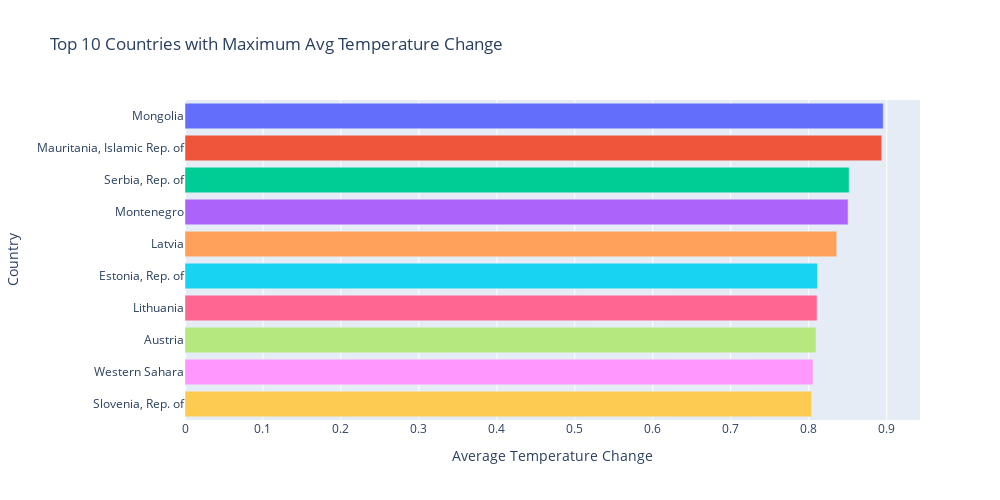

Notebook source saved alongside this figure:
### Code cell
fig = px.bar(top_countries_max, x='Temperature_Change', y='Country', color='Country',
             labels={'Temperature_Change': 'Average Temperature Change', 'Country': 'Country'},
             title='Top 10 Countries with Maximum Avg Temperature Change')
fig.update_layout(showlegend=False,
                  width=1000,height=500)
fig.show()

### Figure 1 — Plotly figure (JSON) as saved in the notebook; plotly's stock layout.template omitted (floating-point values rounded to 4 significant figures)
{"data": [{"alignmentgroup": "True", "hovertemplate": "Country=%{y}<br>Average Temperature Change=%{x}<extra></extra>", "legendgroup": "Mongolia", "marker": {"color": "#636efa", "pattern": {"shape": ""}}, "name": "Mongolia", "offsetgroup": "Mongolia", "orientation": "h", "showlegend": true, "textposition": "auto", "type": "bar", "x": [0.8956], "xaxis": "x", "y": ["Mongolia"], "yaxis": "y"}, {"alignmentgroup": "True", "hovertemplate": "Country=%{y}<br>Average Temperature Change=%{x}<extra></extra>", "legendgroup": "Mauritania, Islamic Rep. of", "marker": {"color": "#EF553B", "pattern": {"shape": ""}}, "name": "Mauritania, Islamic Rep. of", "offsetgroup": "Mauritania, Islamic Rep. of", "orientation": "h", "showlegend": true, "textposition": "auto", "type": "bar", "x": [0.8936], "xaxis": "x", "y": ["Mauritania, Islamic Rep. of"], "yaxis": "y"}, {"alignmentgroup": "True", "hovertemplate": "Country=%{y}<br>Average Temperature Change=%{x}<extra></extra>", "legendgroup": "Serbia, Rep. of", "marker": {"color": "#00cc96", "pattern": {"shape": ""}}, "name": "Serbia, Rep. of", "offsetgroup": "Serbia, Rep. of", "orientation": "h", "showlegend": true, "textposition": "auto", "type": "bar", "x": [0.8518], "xaxis": "x", "y": ["Serbia, Rep. of"], "yaxis": "y"}, {"alignmentgroup": "True", "hovertemplate": "Country=%{y}<br>Average Temperature Change=%{x}<extra></extra>", "legendgroup": "Montenegro", "marker": {"color": "#ab63fa", "pattern": {"shape": ""}}, "name": "Montenegro", "offsetgroup": "Montenegro", "orientation": "h", "showlegend": true, "textposition": "auto", "type": "bar", "x": [0.8505], "xaxis": "x", "y": ["Montenegro"], "yaxis": "y"}, {"alignmentgroup": "True", "hovertemplate": "Country=%{y}<br>Average Temperature Change=%{x}<extra></extra>", "legendgroup": "Latvia", "marker": {"color": "#FFA15A", "pattern": {"shape": ""}}, "name": "Latvia", "offsetgroup": "Latvia", "orientation": "h", "showlegend": true, "textposition": "auto", "type": "bar", "x": [0.836], "xaxis": "x", "y": ["Latvia"], "yaxis": "y"}, {"alignmentgroup": "True", "hovertemplate": "Country=%{y}<br>Average Temperature Change=%{x}<extra></extra>", "legendgroup": "Estonia, Rep. of", "marker": {"color": "#19d3f3", "pattern": {"shape": ""}}, "name": "Estonia, Rep. of", "offsetgroup": "Estonia, Rep. of", "orientation": "h", "showlegend": true, "textposition": "auto", "type": "bar", "x": [0.8112], "xaxis": "x", "y": ["Estonia, Rep. of"], "yaxis": "y"}, {"alignmentgroup": "True", "hovertemplate": "Country=%{y}<br>Average Temperature Change=%{x}<extra></extra>", "legendgroup": "Lithuania", "marker": {"color": "#FF6692", "pattern": {"shape": ""}}, "name": "Lithuania", "offsetgroup": "Lithuania", "orientation": "h", "showlegend": true, "textposition": "auto", "type": "bar", "x": [0.8106], "xaxis": "x", "y": ["Lithuania"], "yaxis": "y"}, {"alignmentgroup": "True", "hovertemplate": "Country=%{y}<br>Average Temperature Change=%{x}<extra></extra>", "legendgroup": "Austria", "marker": {"color": "#B6E880", "pattern": {"shape": ""}}, "name": "Austria", "offsetgroup": "Austria", "orientation": "h", "showlegend": true, "textposition": "auto", "type": "bar", "x": [0.8094], "xaxis": "x", "y": ["Austria"], "yaxis": "y"}, {"alignmentgroup": "True", "hovertemplate": "Country=%{y}<br>Average Temperature Change=%{x}<extra></extra>", "legendgroup": "Western Sahara", "marker": {"color": "#FF97FF", "pattern": {"shape": ""}}, "name": "Western Sahara", "offsetgroup": "Western Sahara", "orientation": "h", "showlegend": true, "textposition": "auto", "type": "bar", "x": [0.8055], "xaxis": "x", "y": ["Western Sahara"], "yaxis": "y"}, {"alignmentgroup": "True", "hovertemplate": "Country=%{y}<br>Average Temperature Change=%{x}<extra></extra>", "legendgroup": "Slovenia, Rep. of", "marker": {"color": "#FECB52", "pattern": {"shape": ""}}, "name": "Slovenia, Rep. of", "offsetgroup": "Slovenia, Rep. of", "orientation": "h", "showlegend": true, "textposition": "auto", "type": "bar", "x": [0.8036], "xaxis": "x", "y": ["Slovenia, Rep. of"], "yaxis": "y"}], "layout": {"barmode": "relative", "height": 500, "legend": {"title": {"text": "Country"}, "tracegroupgap": 0}, "showlegend": false, "title": {"text": "Top 10 Countries with Maximum Avg Temperature Change"}, "width": 1000, "xaxis": {"anchor": "y", "domain": [0, 1], "title": {"text": "Average Temperature Change"}}, "yaxis": {"anchor": "x", "categoryarray": ["Slovenia, Rep. of", "Western Sahara", "Austria", "Lithuania", "Estonia, Rep. of", "Latvia", "Montenegro", "Serbia, Rep. of", "Mauritania, Islamic Rep. of", "Mongolia"], "categoryorder": "array", "domain": [0, 1], "title": {"text": "Country"}}}}
